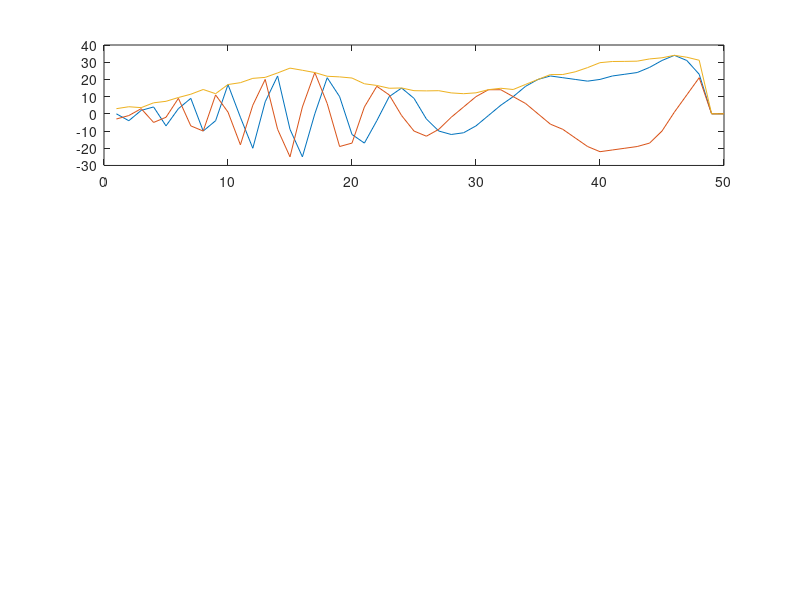

Recreate this plot in MATLAB. (Note: this script raises an error after producing the figure.)
%pulse_iq = [[-2, -1], [1, -1], [1, 1], [-1, 0], [0, -1], [1, 0], [-3, 0], [-3, -4], [2, -3], [2, 3], [-4, 2], [-3, -4], [4, -3], [3, 5], [-4, 3], [-3, -5], [4, -5], [4, 1], [-2, 3], [-5, -1], [-3, -6], [4, -6], [7, 2], [0, 6], [-7, 3], [-5, -5], [2, -8], [6, -2], [5, 3], [0, 6], [-6, 4], [-8, -2], [-4, -6], [2, -6], [4, -4], [5, -1], [4, 4], [0, 6], [-5, 5], [-7, 1], [-6, -1], [-6, -3], [-5, -6], [-3, -7], [1, -5], [4, -4], [6, -2], [6, -1], [0, 0], [0, 0]];
%pulse_iq = [[-10, -7], [-15, -2], [-16, 0], [3, -6], [14, -7], [0, 2], [-5, 10], [9, 15], [8, 10], [-5, -3], [-13, -3], [-16, 8], [-8, 5], [2, -9], [1, -15], [-4, -11], [-10, -7], [-18, -5], [-4, -4], [17, -4], [7, 2], [-11, 10], [-6, 2], [-2, -11], [-10, -10], [-11, -4], [-13, 1], [-14, 2], [0, -6], [11, -9], [3, 8], [-5, 14], [-7, -6], [-5, -13], [4, 2], [12, 0], [13, -14], [7, -7], [-4, 13], [-6, 8], [-2, -9], [-10, -9], [-18, -2], [-5, -2], [9, -5], [7, -10], [1, -14], [-2, -12], [0, 0], [0, 0]];
pulse_iq = [[0, -3], [-4, -1], [2, 3], [4, -5], [-7, -2], [3, 9], [9, -7], [-10, -10], [-4, 11], [17, 1], [-2, -18], [-20, 5], [7, 20], [22, -9], [-9, -25], [-25, 4], [0, 24], [21, 6], [10, -19], [-12, -17], [-17, 4], [-4, 16], [10, 11], [15, -1], [9, -10], [-3, -13], [-10, -9], [-12, -2], [-11, 4], [-7, 10], [-1, 14], [5, 14], [10, 10], [16, 6], [20, 0], [22, -6], [21, -9], [20, -14], [19, -19], [20, -22], [22, -21], [23, -20], [24, -19], [27, -17], [31, -10], [34, 1], [31, 11], [23, 21], [0, 0], [0, 0]]

pulse_iq = pulse_iq(1:2:end) + 1j * pulse_iq(2:2:end);

figure(1);
subplot(3, 1, 1);
plot(1:length(pulse_iq), real(pulse_iq), 1:length(pulse_iq), imag(pulse_iq), 1:length(pulse_iq), abs(pulse_iq));


valid_pulse_iq = pulse_iq(9:end-2);

phase = unwrap(atan2(imag(valid_pulse_iq), real(valid_pulse_iq)));
freq = (1/(2*pi)) * diff(phase) / dt;

x_phase = (0:length(phase)-1) * dt;
[p_p, S_phase] = polyfit(x_phase, phase, 2);
ss_res = S_phase.normr ^ 2;
ss_tot = sum((freq - mean(freq)).^2);
r_squared_phase = 1 - ss_res/ss_tot;
p_phase = p_p(1) * (x_phase.^2) + p_p(2) * x_phase + p_p(3);

x_freq = (0:length(freq)-1) * dt;
[p_f, S_freq] = polyfit(x_freq, freq, 1);
ss_res = S_freq.normr ^ 2;
ss_tot = sum((freq - mean(freq)).^2);
r_squared_freq = 1 - ss_res/ss_tot;
p_freq = p_f(1) * x_freq + p_f(2);

fprintf("normr=%f %f  r_squared=%f %f  snr=%f snr=%f -- slope: %f %f \n", S_phase.normr/ length(x_phase), S_freq.normr / length(x_freq), r_squared_phase, r_squared_freq, ...
    pdw.implied_pulse_snr, pdw.recorded_pulse_snr, 2*p_p(1) * (1/(2*pi)), p_f(1));

subplot(3,1,2);
plot(x_phase, phase, x_phase, p_phase);

subplot(3,1,3);
plot(x_freq, freq, x_freq, p_freq);

r_freq = freq - p_freq;